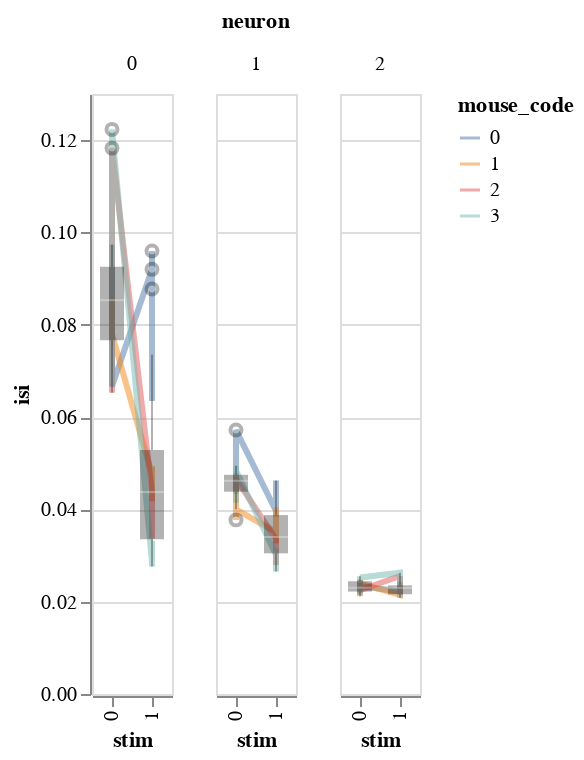

The code cell stored with this chart in its notebook:
### Markdown cell above
# Quick workflow

### Code cell
#facet,independent_axes=False, no fitting
# Width works!
reload(workflow)
reload(visualization)
bw=workflow.BayesWindow(df,y='isi',levels=('stim', 'mouse_code', 'neuron_code'),)
bw.plot().facet('neuron')

### Figure 1 — Vega-Lite specification as saved in the notebook (floating-point values rounded to 4 significant figures)
{"config": {"view": {"continuousWidth": 400, "continuousHeight": 300}}, "data": {"name": "data-302a6b66ce2ef1cf9af7c15f8e6f5beb"}, "facet": {"type": "nominal", "field": "neuron"}, "spec": {"layer": [{"mark": {"type": "line", "fill": null, "opacity": 0.5, "size": 3}, "encoding": {"color": {"type": "nominal", "field": "mouse_code"}, "x": {"type": "ordinal", "field": "stim"}, "y": {"type": "quantitative", "field": "isi"}}}, {"mark": {"type": "boxplot", "color": "black", "opacity": 0.3, "size": 12}, "encoding": {"x": {"type": "ordinal", "field": "stim"}, "y": {"type": "quantitative", "field": "isi"}}}]}, "$schema": "https://vega.github.io/schema/vega-lite/v4.8.1.json", "datasets": {"data-302a6b66ce2ef1cf9af7c15f8e6f5beb": [{"mouse_code": 0, "neuron_code": 0, "stim": 0, "mouse": "m0bayes", "neuron_x_mouse": "0m0bayes", "i_trial": 0, "neuron": "0", "log_firing_rate": 1.775, "Firing rate": 59.53, "firing_rate": 59.53, "i_spike": 39.0, "isi": 0.087, "combined_condition": 0}, {"mouse_code": 0, "neuron_code": 0, "stim": 0, "mouse": "m0bayes", "neuron_x_mouse": "0m0bayes", "i_trial": 1, "neuron": "0", "log_firing_rate": 1.45, "Firing rate": 28.19, "firing_rate": 28.19, "i_spike": 36.0, "isi": 0.09736, "combined_condition": 0}, {"mouse_code": 0, "neuron_code": 0, "stim": 0, "mouse": "m0bayes", "neuron_x_mouse": "0m0bayes", "i_trial": 2, "neuron": "0", "log_firing_rate": 1.712, "Firing rate": 51.57, "firing_rate": 51.57, "i_spike": 50.5, "isi": 0.0685, "combined_condition": 0}, {"mouse_code": 0, "neuron_code": 0, "stim": 0, "mouse": "m0bayes", "neuron_x_mouse": "0m0bayes", "i_trial": 3, "neuron": "0", "log_firing_rate": 2.564, "Firing rate": 366.8, "firing_rate": 366.8, "i_spike": 40.5, "isi": 0.0874, "combined_condition": 0}, {"mouse_code": 0, "neuron_code": 0, "stim": 0, "mouse": "m0bayes", "neuron_x_mouse": "0m0bayes", "i_trial": 4, "neuron": "0", "log_firing_rate": 2.094, "Firing rate": 124.2, "firing_rate": 124.2, "i_spike": 52.0, "isi": 0.06668, "combined_condition": 0}, {"mouse_code": 0, "neuron_code": 0, "stim": 1, "mouse": "m0bayes", "neuron_x_mouse": "0m0bayes", "i_trial": 0, "neuron": "0", "log_firing_rate": 1.974, "Firing rate": 94.18, "firing_rate": 94.18, "i_spike": 38.5, "isi": 0.09201, "combined_condition": 12}, {"mouse_code": 0, "neuron_code": 0, "stim": 1, "mouse": "m0bayes", "neuron_x_mouse": "0m0bayes", "i_trial": 1, "neuron": "0", "log_firing_rate": 1.861, "Firing rate": 72.66, "firing_rate": 72.66, "i_spike": 39.5, "isi": 0.08774, "combined_condition": 12}, {"mouse_code": 0, "neuron_code": 0, "stim": 1, "mouse": "m0bayes", "neuron_x_mouse": "0m0bayes", "i_trial": 2, "neuron": "0", "log_firing_rate": 2.084, "Firing rate": 121.3, "firing_rate": 121.3, "i_spike": 47.0, "isi": 0.07358, "combined_condition": 12}, {"mouse_code": 0, "neuron_code": 0, "stim": 1, "mouse": "m0bayes", "neuron_x_mouse": "0m0bayes", "i_trial": 3, "neuron": "0", "log_firing_rate": 1.565, "Firing rate": 36.69, "firing_rate": 36.69, "i_spike": 36.0, "isi": 0.09597, "combined_condition": 12}, {"mouse_code": 0, "neuron_code": 0, "stim": 1, "mouse": "m0bayes", "neuron_x_mouse": "0m0bayes", "i_trial": 4, "neuron": "0", "log_firing_rate": 2.71, "Firing rate": 512.8, "firing_rate": 512.8, "i_spike": 55.0, "isi": 0.06349, "combined_condition": 12}, {"mouse_code": 0, "neuron_code": 4, "stim": 0, "mouse": "m0bayes", "neuron_x_mouse": "1m0bayes", "i_trial": 0, "neuron": "1", "log_firing_rate": 1.896, "Firing rate": 78.67, "firing_rate": 78.67, "i_spike": 73.0, "isi": 0.04778, "combined_condition": 1}, {"mouse_code": 0, "neuron_code": 4, "stim": 0, "mouse": "m0bayes", "neuron_x_mouse": "1m0bayes", "i_trial": 1, "neuron": "1", "log_firing_rate": 2.037, "Firing rate": 108.8, "firing_rate": 108.8, "i_spike": 75.0, "isi": 0.04641, "combined_condition": 1}, {"mouse_code": 0, "neuron_code": 4, "stim": 0, "mouse": "m0bayes", "neuron_x_mouse": "1m0bayes", "i_trial": 2, "neuron": "1", "log_firing_rate": 2.024, "Firing rate": 105.6, "firing_rate": 105.6, "i_spike": 79.5, "isi": 0.04389, "combined_condition": 1}, {"mouse_code": 0, "neuron_code": 4, "stim": 0, "mouse": "m0bayes", "neuron_x_mouse": "1m0bayes", "i_trial": 3, "neuron": "1", "log_firing_rate": 2.107, "Firing rate": 127.8, "firing_rate": 127.8, "i_spike": 80.5, "isi": 0.04337, "combined_condition": 1}, {"mouse_code": 0, "neuron_code": 4, "stim": 0, "mouse": "m0bayes", "neuron_x_mouse": "1m0bayes", "i_trial": 4, "neuron": "1", "log_firing_rate": 1.975, "Firing rate": 94.41, "firing_rate": 94.41, "i_spike": 60.5, "isi": 0.05718, "combined_condition": 1}, {"mouse_code": 0, "neuron_code": 4, "stim": 1, "mouse": "m0bayes", "neuron_x_mouse": "1m0bayes", "i_trial": 0, "neuron": "1", "log_firing_rate": 2.0, "Firing rate": 99.93, "firing_rate": 99.93, "i_spike": 88.0, "isi": 0.03965, "combined_condition": 13}, {"mouse_code": 0, "neuron_code": 4, "stim": 1, "mouse": "m0bayes", "neuron_x_mouse": "1m0bayes", "i_trial": 1, "neuron": "1", "log_firing_rate": 2.267, "Firing rate": 185.1, "firing_rate": 185.1, "i_spike": 78.5, "isi": 0.04484, "combined_condition": 13}, {"mouse_code": 0, "neuron_code": 4, "stim": 1, "mouse": "m0bayes", "neuron_x_mouse": "1m0bayes", "i_trial": 2, "neuron": "1", "log_firing_rate": 2.242, "Firing rate": 174.5, "firing_rate": 174.5, "i_spike": 91.0, "isi": 0.03847, "combined_condition": 13}, {"mouse_code": 0, "neuron_code": 4, "stim": 1, "mouse": "m0bayes", "neuron_x_mouse": "1m0bayes", "i_trial": 3, "neuron": "1", "log_firing_rate": 2.132, "Firing rate": 135.5, "firing_rate": 135.5, "i_spike": 75.0, "isi": 0.04624, "combined_condition": 13}, {"mouse_code": 0, "neuron_code": 4, "stim": 1, "mouse": "m0bayes", "neuron_x_mouse": "1m0bayes", "i_trial": 4, "neuron": "1", "log_firing_rate": 2.207, "Firing rate": 160.9, "firing_rate": 160.9, "i_spike": 78.0, "isi": 0.0449, "combined_condition": 13}, {"mouse_code": 0, "neuron_code": 8, "stim": 0, "mouse": "m0bayes", "neuron_x_mouse": "2m0bayes", "i_trial": 0, "neuron": "2", "log_firing_rate": 2.571, "Firing rate": 372.3, "firing_rate": 372.3, "i_spike": 150.0, "isi": 0.02308, "combined_condition": 2}, {"mouse_code": 0, "neuron_code": 8, "stim": 0, "mouse": "m0bayes", "neuron_x_mouse": "2m0bayes", "i_trial": 1, "neuron": "2", "log_firing_rate": 2.421, "Firing rate": 263.8, "firing_rate": 263.8, "i_spike": 156.0, "isi": 0.02243, "combined_condition": 2}, {"mouse_code": 0, "neuron_code": 8, "stim": 0, "mouse": "m0bayes", "neuron_x_mouse": "2m0bayes", "i_trial": 2, "neuron": "2", "log_firing_rate": 2.37, "Firing rate": 234.5, "firing_rate": 234.5, "i_spike": 156.5, "isi": 0.02228, "combined_condition": 2}, {"mouse_code": 0, "neuron_code": 8, "stim": 0, "mouse": "m0bayes", "neuron_x_mouse": "2m0bayes", "i_trial": 3, "neuron": "2", "log_firing_rate": 2.346, "Firing rate": 222.0, "firing_rate": 222.0, "i_spike": 157.5, "isi": 0.02193, "combined_condition": 2}, {"mouse_code": 0, "neuron_code": 8, "stim": 0, "mouse": "m0bayes", "neuron_x_mouse": "2m0bayes", "i_trial": 4, "neuron": "2", "log_firing_rate": 2.609, "Firing rate": 406.0, "firing_rate": 406.0, "i_spike": 149.0, "isi": 0.0234, "combined_condition": 2}, {"mouse_code": 0, "neuron_code": 8, "stim": 1, "mouse": "m0bayes", "neuron_x_mouse": "2m0bayes", "i_trial": 0, "neuron": "2", "log_firing_rate": 2.696, "Firing rate": 496.2, "firing_rate": 496.2, "i_spike": 157.5, "isi": 0.02221, "combined_condition": 14}, {"mouse_code": 0, "neuron_code": 8, "stim": 1, "mouse": "m0bayes", "neuron_x_mouse": "2m0bayes", "i_trial": 1, "neuron": "2", "log_firing_rate": 2.752, "Firing rate": 565.4, "firing_rate": 565.4, "i_spike": 151.5, "isi": 0.02303, "combined_condition": 14}, {"mouse_code": 0, "neuron_code": 8, "stim": 1, "mouse": "m0bayes", "neuron_x_mouse": "2m0bayes", "i_trial": 2, "neuron": "2", "log_firing_rate": 2.326, "Firing rate": 211.9, "firing_rate": 211.9, "i_spike": 144.0, "isi": 0.02424, "combined_condition": 14}, {"mouse_code": 0, "neuron_code": 8, "stim": 1, "mouse": "m0bayes", "neuron_x_mouse": "2m0bayes", "i_trial": 3, "neuron": "2", "log_firing_rate": 3.06, "Firing rate": 1147.0, "firing_rate": 1147.0, "i_spike": 148.5, "isi": 0.02338, "combined_condition": 14}, {"mouse_code": 0, "neuron_code": 8, "stim": 1, "mouse": "m0bayes", "neuron_x_mouse": "2m0bayes", "i_trial": 4, "neuron": "2", "log_firing_rate": 2.414, "Firing rate": 259.4, "firing_rate": 259.4, "i_spike": 152.5, "isi": 0.02301, "combined_condition": 14}, {"mouse_code": 1, "neuron_code": 1, "stim": 0, "mouse": "m1bayes", "neuron_x_mouse": "0m1bayes", "i_trial": 0, "neuron": "0", "log_firing_rate": 1.767, "Firing rate": 58.54, "firing_rate": 58.54, "i_spike": 41.0, "isi": 0.08623, "combined_condition": 3}, {"mouse_code": 1, "neuron_code": 1, "stim": 0, "mouse": "m1bayes", "neuron_x_mouse": "0m1bayes", "i_trial": 1, "neuron": "0", "log_firing_rate": 2.54, "Firing rate": 346.8, "firing_rate": 346.8, "i_spike": 44.5, "isi": 0.07925, "combined_condition": 3}, {"mouse_code": 1, "neuron_code": 1, "stim": 0, "mouse": "m1bayes", "neuron_x_mouse": "0m1bayes", "i_trial": 2, "neuron": "0", "log_firing_rate": 1.694, "Firing rate": 49.4, "firing_rate": 49.4, "i_spike": 40.5, "isi": 0.08141, "combined_condition": 3}, {"mouse_code": 1, "neuron_code": 1, "stim": 0, "mouse": "m1bayes", "neuron_x_mouse": "0m1bayes", "i_trial": 3, "neuron": "0", "log_firing_rate": 1.863, "Firing rate": 73.0, "firing_rate": 73.0, "i_spike": 43.0, "isi": 0.08209, "combined_condition": 3}, {"mouse_code": 1, "neuron_code": 1, "stim": 0, "mouse": "m1bayes", "neuron_x_mouse": "0m1bayes", "i_trial": 4, "neuron": "0", "log_firing_rate": 2.44, "Firing rate": 275.1, "firing_rate": 275.1, "i_spike": 45.0, "isi": 0.07791, "combined_condition": 3}, {"mouse_code": 1, "neuron_code": 1, "stim": 1, "mouse": "m1bayes", "neuron_x_mouse": "0m1bayes", "i_trial": 0, "neuron": "0", "log_firing_rate": 1.942, "Firing rate": 87.49, "firing_rate": 87.49, "i_spike": 73.0, "isi": 0.04755, "combined_condition": 15}, {"mouse_code": 1, "neuron_code": 1, "stim": 1, "mouse": "m1bayes", "neuron_x_mouse": "0m1bayes", "i_trial": 1, "neuron": "0", "log_firing_rate": 2.194, "Firing rate": 156.2, "firing_rate": 156.2, "i_spike": 84.0, "isi": 0.04176, "combined_condition": 15}, {"mouse_code": 1, "neuron_code": 1, "stim": 1, "mouse": "m1bayes", "neuron_x_mouse": "0m1bayes", "i_trial": 2, "neuron": "0", "log_firing_rate": 2.206, "Firing rate": 160.8, "firing_rate": 160.8, "i_spike": 67.0, "isi": 0.04933, "combined_condition": 15}, {"mouse_code": 1, "neuron_code": 1, "stim": 1, "mouse": "m1bayes", "neuron_x_mouse": "0m1bayes", "i_trial": 3, "neuron": "0", "log_firing_rate": 2.08, "Firing rate": 120.2, "firing_rate": 120.2, "i_spike": 78.0, "isi": 0.04475, "combined_condition": 15}, {"mouse_code": 1, "neuron_code": 1, "stim": 1, "mouse": "m1bayes", "neuron_x_mouse": "0m1bayes", "i_trial": 4, "neuron": "0", "log_firing_rate": 2.014, "Firing rate": 103.3, "firing_rate": 103.3, "i_spike": 79.0, "isi": 0.04395, "combined_condition": 15}, {"mouse_code": 1, "neuron_code": 5, "stim": 0, "mouse": "m1bayes", "neuron_x_mouse": "1m1bayes", "i_trial": 0, "neuron": "1", "log_firing_rate": 2.274, "Firing rate": 188.1, "firing_rate": 188.1, "i_spike": 80.0, "isi": 0.04375, "combined_condition": 4}, {"mouse_code": 1, "neuron_code": 5, "stim": 0, "mouse": "m1bayes", "neuron_x_mouse": "1m1bayes", "i_trial": 1, "neuron": "1", "log_firing_rate": 2.26, "Firing rate": 182.0, "firing_rate": 182.0, "i_spike": 77.0, "isi": 0.04553, "combined_condition": 4}, {"mouse_code": 1, "neuron_code": 5, "stim": 0, "mouse": "m1bayes", "neuron_x_mouse": "1m1bayes", "i_trial": 2, "neuron": "1", "log_firing_rate": 2.324, "Firing rate": 210.7, "firing_rate": 210.7, "i_spike": 74.0, "isi": 0.04682, "combined_condition": 4}, {"mouse_code": 1, "neuron_code": 5, "stim": 0, "mouse": "m1bayes", "neuron_x_mouse": "1m1bayes", "i_trial": 3, "neuron": "1", "log_firing_rate": 2.174, "Firing rate": 149.4, "firing_rate": 149.4, "i_spike": 90.0, "isi": 0.03772, "combined_condition": 4}, {"mouse_code": 1, "neuron_code": 5, "stim": 0, "mouse": "m1bayes", "neuron_x_mouse": "1m1bayes", "i_trial": 4, "neuron": "1", "log_firing_rate": 2.248, "Firing rate": 176.9, "firing_rate": 176.9, "i_spike": 86.0, "isi": 0.04001, "combined_condition": 4}, {"mouse_code": 1, "neuron_code": 5, "stim": 1, "mouse": "m1bayes", "neuron_x_mouse": "1m1bayes", "i_trial": 0, "neuron": "1", "log_firing_rate": 2.38, "Firing rate": 240.0, "firing_rate": 240.0, "i_spike": 99.5, "isi": 0.0351, "combined_condition": 16}, {"mouse_code": 1, "neuron_code": 5, "stim": 1, "mouse": "m1bayes", "neuron_x_mouse": "1m1bayes", "i_trial": 1, "neuron": "1", "log_firing_rate": 1.906, "Firing rate": 80.58, "firing_rate": 80.58, "i_spike": 86.0, "isi": 0.04049, "combined_condition": 16}, {"mouse_code": 1, "neuron_code": 5, "stim": 1, "mouse": "m1bayes", "neuron_x_mouse": "1m1bayes", "i_trial": 2, "neuron": "1", "log_firing_rate": 2.298, "Firing rate": 198.5, "firing_rate": 198.5, "i_spike": 95.0, "isi": 0.03637, "combined_condition": 16}, {"mouse_code": 1, "neuron_code": 5, "stim": 1, "mouse": "m1bayes", "neuron_x_mouse": "1m1bayes", "i_trial": 3, "neuron": "1", "log_firing_rate": 2.572, "Firing rate": 373.1, "firing_rate": 373.1, "i_spike": 107.5, "isi": 0.03263, "combined_condition": 16}, {"mouse_code": 1, "neuron_code": 5, "stim": 1, "mouse": "m1bayes", "neuron_x_mouse": "1m1bayes", "i_trial": 4, "neuron": "1", "log_firing_rate": 2.199, "Firing rate": 158.0, "firing_rate": 158.0, "i_spike": 98.5, "isi": 0.03487, "combined_condition": 16}, {"mouse_code": 1, "neuron_code": 9, "stim": 0, "mouse": "m1bayes", "neuron_x_mouse": "2m1bayes", "i_trial": 0, "neuron": "2", "log_firing_rate": 2.42, "Firing rate": 263.1, "firing_rate": 263.1, "i_spike": 141.0, "isi": 0.02472, "combined_condition": 5}, {"mouse_code": 1, "neuron_code": 9, "stim": 0, "mouse": "m1bayes", "neuron_x_mouse": "2m1bayes", "i_trial": 1, "neuron": "2", "log_firing_rate": 2.388, "Firing rate": 244.4, "firing_rate": 244.4, "i_spike": 159.5, "isi": 0.02193, "combined_condition": 5}, {"mouse_code": 1, "neuron_code": 9, "stim": 0, "mouse": "m1bayes", "neuron_x_mouse": "2m1bayes", "i_trial": 2, "neuron": "2", "log_firing_rate": 2.287, "Firing rate": 193.9, "firing_rate": 193.9, "i_spike": 153.0, "isi": 0.02275, "combined_condition": 5}, {"mouse_code": 1, "neuron_code": 9, "stim": 0, "mouse": "m1bayes", "neuron_x_mouse": "2m1bayes", "i_trial": 3, "neuron": "2", "log_firing_rate": 2.61, "Firing rate": 407.6, "firing_rate": 407.6, "i_spike": 165.0, "isi": 0.02118, "combined_condition": 5}, {"mouse_code": 1, "neuron_code": 9, "stim": 0, "mouse": "m1bayes", "neuron_x_mouse": "2m1bayes", "i_trial": 4, "neuron": "2", "log_firing_rate": 2.745, "Firing rate": 556.5, "firing_rate": 556.5, "i_spike": 145.5, "isi": 0.02397, "combined_condition": 5}, {"mouse_code": 1, "neuron_code": 9, "stim": 1, "mouse": "m1bayes", "neuron_x_mouse": "2m1bayes", "i_trial": 0, "neuron": "2", "log_firing_rate": 2.646, "Firing rate": 442.9, "firing_rate": 442.9, "i_spike": 163.0, "isi": 0.02147, "combined_condition": 17}, {"mouse_code": 1, "neuron_code": 9, "stim": 1, "mouse": "m1bayes", "neuron_x_mouse": "2m1bayes", "i_trial": 1, "neuron": "2", "log_firing_rate": 2.306, "Firing rate": 202.2, "firing_rate": 202.2, "i_spike": 152.5, "isi": 0.02295, "combined_condition": 17}, {"mouse_code": 1, "neuron_code": 9, "stim": 1, "mouse": "m1bayes", "neuron_x_mouse": "2m1bayes", "i_trial": 2, "neuron": "2", "log_firing_rate": 2.607, "Firing rate": 404.6, "firing_rate": 404.6, "i_spike": 147.5, "isi": 0.02355, "combined_condition": 17}, {"mouse_code": 1, "neuron_code": 9, "stim": 1, "mouse": "m1bayes", "neuron_x_mouse": "2m1bayes", "i_trial": 3, "neuron": "2", "log_firing_rate": 2.481, "Firing rate": 302.8, "firing_rate": 302.8, "i_spike": 147.5, "isi": 0.02338, "combined_condition": 17}, {"mouse_code": 1, "neuron_code": 9, "stim": 1, "mouse": "m1bayes", "neuron_x_mouse": "2m1bayes", "i_trial": 4, "neuron": "2", "log_firing_rate": 2.454, "Firing rate": 284.6, "firing_rate": 284.6, "i_spike": 165.0, "isi": 0.02113, "combined_condition": 17}, {"mouse_code": 2, "neuron_code": 2, "stim": 0, "mouse": "m2bayes", "neuron_x_mouse": "0m2bayes", "i_trial": 0, "neuron": "0", "log_firing_rate": 1.906, "Firing rate": 80.52, "firing_rate": 80.52, "i_spike": 41.0, "isi": 0.08445, "combined_condition": 7}, {"mouse_code": 2, "neuron_code": 2, "stim": 0, "mouse": "m2bayes", "neuron_x_mouse": "0m2bayes", "i_trial": 1, "neuron": "0", "log_firing_rate": 1.607, "Firing rate": 40.5, "firing_rate": 40.5, "i_spike": 36.0, "isi": 0.0921, "combined_condition": 7}, {"mouse_code": 2, "neuron_code": 2, "stim": 0, "mouse": "m2bayes", "neuron_x_mouse": "0m2bayes", "i_trial": 2, "neuron": "0", "log_firing_rate": 2.206, "Firing rate": 160.6, "firing_rate": 160.6, "i_spike": 36.5, "isi": 0.09395, "combined_condition": 7}, {"mouse_code": 2, "neuron_code": 2, "stim": 0, "mouse": "m2bayes", "neuron_x_mouse": "0m2bayes", "i_trial": 3, "neuron": "0", "log_firing_rate": 1.903, "Firing rate": 79.91, "firing_rate": 79.91, "i_spike": 53.0, "isi": 0.06524, "combined_condition": 7}, {"mouse_code": 2, "neuron_code": 2, "stim": 0, "mouse": "m2bayes", "neuron_x_mouse": "0m2bayes", "i_trial": 4, "neuron": "0", "log_firing_rate": 1.441, "Firing rate": 27.59, "firing_rate": 27.59, "i_spike": 30.0, "isi": 0.1183, "combined_condition": 7}, {"mouse_code": 2, "neuron_code": 2, "stim": 1, "mouse": "m2bayes", "neuron_x_mouse": "0m2bayes", "i_trial": 0, "neuron": "0", "log_firing_rate": 2.281, "Firing rate": 190.8, "firing_rate": 190.8, "i_spike": 79.5, "isi": 0.04361, "combined_condition": 19}, {"mouse_code": 2, "neuron_code": 2, "stim": 1, "mouse": "m2bayes", "neuron_x_mouse": "0m2bayes", "i_trial": 1, "neuron": "0", "log_firing_rate": 2.644, "Firing rate": 440.3, "firing_rate": 440.3, "i_spike": 85.5, "isi": 0.03851, "combined_condition": 19}, {"mouse_code": 2, "neuron_code": 2, "stim": 1, "mouse": "m2bayes", "neuron_x_mouse": "0m2bayes", "i_trial": 2, "neuron": "0", "log_firing_rate": 2.341, "Firing rate": 219.2, "firing_rate": 219.2, "i_spike": 103.5, "isi": 0.03365, "combined_condition": 19}, {"mouse_code": 2, "neuron_code": 2, "stim": 1, "mouse": "m2bayes", "neuron_x_mouse": "0m2bayes", "i_trial": 3, "neuron": "0", "log_firing_rate": 2.494, "Firing rate": 312.2, "firing_rate": 312.2, "i_spike": 78.5, "isi": 0.04389, "combined_condition": 19}, {"mouse_code": 2, "neuron_code": 2, "stim": 1, "mouse": "m2bayes", "neuron_x_mouse": "0m2bayes", "i_trial": 4, "neuron": "0", "log_firing_rate": 2.471, "Firing rate": 295.8, "firing_rate": 295.8, "i_spike": 89.5, "isi": 0.0389, "combined_condition": 19}, {"mouse_code": 2, "neuron_code": 6, "stim": 0, "mouse": "m2bayes", "neuron_x_mouse": "1m2bayes", "i_trial": 0, "neuron": "1", "log_firing_rate": 2.203, "Firing rate": 159.5, "firing_rate": 159.5, "i_spike": 77.0, "isi": 0.04572, "combined_condition": 8}, {"mouse_code": 2, "neuron_code": 6, "stim": 0, "mouse": "m2bayes", "neuron_x_mouse": "1m2bayes", "i_trial": 1, "neuron": "1", "log_firing_rate": 1.829, "Firing rate": 67.38, "firing_rate": 67.38, "i_spike": 74.0, "isi": 0.0474, "combined_condition": 8}, {"mouse_code": 2, "neuron_code": 6, "stim": 0, "mouse": "m2bayes", "neuron_x_mouse": "1m2bayes", "i_trial": 2, "neuron": "1", "log_firing_rate": 2.177, "Firing rate": 150.5, "firing_rate": 150.5, "i_spike": 79.0, "isi": 0.04386, "combined_condition": 8}, {"mouse_code": 2, "neuron_code": 6, "stim": 0, "mouse": "m2bayes", "neuron_x_mouse": "1m2bayes", "i_trial": 3, "neuron": "1", "log_firing_rate": 1.917, "Firing rate": 82.69, "firing_rate": 82.69, "i_spike": 72.5, "isi": 0.04789, "combined_condition": 8}, {"mouse_code": 2, "neuron_code": 6, "stim": 0, "mouse": "m2bayes", "neuron_x_mouse": "1m2bayes", "i_trial": 4, "neuron": "1", "log_firing_rate": 2.214, "Firing rate": 163.6, "firing_rate": 163.6, "i_spike": 75.0, "isi": 0.04667, "combined_condition": 8}, {"mouse_code": 2, "neuron_code": 6, "stim": 1, "mouse": "m2bayes", "neuron_x_mouse": "1m2bayes", "i_trial": 0, "neuron": "1", "log_firing_rate": 2.65, "Firing rate": 446.5, "firing_rate": 446.5, "i_spike": 104.0, "isi": 0.03352, "combined_condition": 20}, {"mouse_code": 2, "neuron_code": 6, "stim": 1, "mouse": "m2bayes", "neuron_x_mouse": "1m2bayes", "i_trial": 1, "neuron": "1", "log_firing_rate": 2.278, "Firing rate": 189.5, "firing_rate": 189.5, "i_spike": 102.0, "isi": 0.03383, "combined_condition": 20}, {"mouse_code": 2, "neuron_code": 6, "stim": 1, "mouse": "m2bayes", "neuron_x_mouse": "1m2bayes", "i_trial": 2, "neuron": "1", "log_firing_rate": 2.21, "Firing rate": 162.3, "firing_rate": 162.3, "i_spike": 102.5, "isi": 0.0342, "combined_condition": 20}, {"mouse_code": 2, "neuron_code": 6, "stim": 1, "mouse": "m2bayes", "neuron_x_mouse": "1m2bayes", "i_trial": 3, "neuron": "1", "log_firing_rate": 2.236, "Firing rate": 172.3, "firing_rate": 172.3, "i_spike": 112.5, "isi": 0.03049, "combined_condition": 20}, {"mouse_code": 2, "neuron_code": 6, "stim": 1, "mouse": "m2bayes", "neuron_x_mouse": "1m2bayes", "i_trial": 4, "neuron": "1", "log_firing_rate": 2.603, "Firing rate": 400.9, "firing_rate": 400.9, "i_spike": 125.0, "isi": 0.02797, "combined_condition": 20}, {"mouse_code": 2, "neuron_code": 10, "stim": 0, "mouse": "m2bayes", "neuron_x_mouse": "2m2bayes", "i_trial": 0, "neuron": "2", "log_firing_rate": 2.386, "Firing rate": 243.0, "firing_rate": 243.0, "i_spike": 140.0, "isi": 0.02477, "combined_condition": 6}, {"mouse_code": 2, "neuron_code": 10, "stim": 0, "mouse": "m2bayes", "neuron_x_mouse": "2m2bayes", "i_trial": 1, "neuron": "2", "log_firing_rate": 2.869, "Firing rate": 740.2, "firing_rate": 740.2, "i_spike": 152.5, "isi": 0.02297, "combined_condition": 6}, {"mouse_code": 2, "neuron_code": 10, "stim": 0, "mouse": "m2bayes", "neuron_x_mouse": "2m2bayes", "i_trial": 2, "neuron": "2", "log_firing_rate": 2.509, "Firing rate": 322.8, "firing_rate": 322.8, "i_spike": 147.0, "isi": 0.02382, "combined_condition": 6}, {"mouse_code": 2, "neuron_code": 10, "stim": 0, "mouse": "m2bayes", "neuron_x_mouse": "2m2bayes", "i_trial": 3, "neuron": "2", "log_firing_rate": 2.289, "Firing rate": 194.7, "firing_rate": 194.7, "i_spike": 143.0, "isi": 0.02433, "combined_condition": 6}, {"mouse_code": 2, "neuron_code": 10, "stim": 0, "mouse": "m2bayes", "neuron_x_mouse": "2m2bayes", "i_trial": 4, "neuron": "2", "log_firing_rate": 2.851, "Firing rate": 709.0, "firing_rate": 709.0, "i_spike": 156.0, "isi": 0.02246, "combined_condition": 6}, {"mouse_code": 2, "neuron_code": 10, "stim": 1, "mouse": "m2bayes", "neuron_x_mouse": "2m2bayes", "i_trial": 0, "neuron": "2", "log_firing_rate": 2.238, "Firing rate": 172.9, "firing_rate": 172.9, "i_spike": 137.0, "isi": 0.02557, "combined_condition": 18}, {"mouse_code": 2, "neuron_code": 10, "stim": 1, "mouse": "m2bayes", "neuron_x_mouse": "2m2bayes", "i_trial": 1, "neuron": "2", "log_firing_rate": 2.851, "Firing rate": 708.8, "firing_rate": 708.8, "i_spike": 135.5, "isi": 0.02559, "combined_condition": 18}, {"mouse_code": 2, "neuron_code": 10, "stim": 1, "mouse": "m2bayes", "neuron_x_mouse": "2m2bayes", "i_trial": 2, "neuron": "2", "log_firing_rate": 2.332, "Firing rate": 215.0, "firing_rate": 215.0, "i_spike": 148.0, "isi": 0.02354, "combined_condition": 18}, {"mouse_code": 2, "neuron_code": 10, "stim": 1, "mouse": "m2bayes", "neuron_x_mouse": "2m2bayes", "i_trial": 3, "neuron": "2", "log_firing_rate": 2.828, "Firing rate": 672.9, "firing_rate": 672.9, "i_spike": 162.0, "isi": 0.02164, "combined_condition": 18}, {"mouse_code": 2, "neuron_code": 10, "stim": 1, "mouse": "m2bayes", "neuron_x_mouse": "2m2bayes", "i_trial": 4, "neuron": "2", "log_firing_rate": 2.628, "Firing rate": 424.6, "firing_rate": 424.6, "i_spike": 162.0, "isi": 0.0215, "combined_condition": 18}, {"mouse_code": 3, "neuron_code": 3, "stim": 0, "mouse": "m3bayes", "neuron_x_mouse": "0m3bayes", "i_trial": 0, "neuron": "0", "log_firing_rate": 1.588, "Firing rate": 38.71, "firing_rate": 38.71, "i_spike": 47.5, "isi": 0.07285, "combined_condition": 10}, {"mouse_code": 3, "neuron_code": 3, "stim": 0, "mouse": "m3bayes", "neuron_x_mouse": "0m3bayes", "i_trial": 1, "neuron": "0", "log_firing_rate": 1.666, "Firing rate": 46.3, "firing_rate": 46.3, "i_spike": 37.0, "isi": 0.0945, "combined_condition": 10}, {"mouse_code": 3, "neuron_code": 3, "stim": 0, "mouse": "m3bayes", "neuron_x_mouse": "0m3bayes", "i_trial": 2, "neuron": "0", "log_firing_rate": 2.35, "Firing rate": 224.0, "firing_rate": 224.0, "i_spike": 50.5, "isi": 0.06656, "combined_condition": 10}, {"mouse_code": 3, "neuron_code": 3, "stim": 0, "mouse": "m3bayes", "neuron_x_mouse": "0m3bayes", "i_trial": 3, "neuron": "0", "log_firing_rate": 2.416, "Firing rate": 260.5, "firing_rate": 260.5, "i_spike": 39.0, "isi": 0.08935, "combined_condition": 10}, {"mouse_code": 3, "neuron_code": 3, "stim": 0, "mouse": "m3bayes", "neuron_x_mouse": "0m3bayes", "i_trial": 4, "neuron": "0", "log_firing_rate": 1.876, "Firing rate": 75.18, "firing_rate": 75.18, "i_spike": 28.0, "isi": 0.1223, "combined_condition": 10}, {"mouse_code": 3, "neuron_code": 3, "stim": 1, "mouse": "m3bayes", "neuron_x_mouse": "0m3bayes", "i_trial": 0, "neuron": "0", "log_firing_rate": 2.313, "Firing rate": 205.6, "firing_rate": 205.6, "i_spike": 122.5, "isi": 0.02854, "combined_condition": 22}, {"mouse_code": 3, "neuron_code": 3, "stim": 1, "mouse": "m3bayes", "neuron_x_mouse": "0m3bayes", "i_trial": 1, "neuron": "0", "log_firing_rate": 2.477, "Firing rate": 300.1, "firing_rate": 300.1, "i_spike": 114.5, "isi": 0.02956, "combined_condition": 22}, {"mouse_code": 3, "neuron_code": 3, "stim": 1, "mouse": "m3bayes", "neuron_x_mouse": "0m3bayes", "i_trial": 2, "neuron": "0", "log_firing_rate": 2.462, "Firing rate": 289.7, "firing_rate": 289.7, "i_spike": 125.0, "isi": 0.02761, "combined_condition": 22}, {"mouse_code": 3, "neuron_code": 3, "stim": 1, "mouse": "m3bayes", "neuron_x_mouse": "0m3bayes", "i_trial": 3, "neuron": "0", "log_firing_rate": 2.413, "Firing rate": 258.6, "firing_rate": 258.6, "i_spike": 99.0, "isi": 0.03319, "combined_condition": 22}, {"mouse_code": 3, "neuron_code": 3, "stim": 1, "mouse": "m3bayes", "neuron_x_mouse": "0m3bayes", "i_trial": 4, "neuron": "0", "log_firing_rate": 2.4, "Firing rate": 251.0, "firing_rate": 251.0, "i_spike": 113.5, "isi": 0.03051, "combined_condition": 22}, {"mouse_code": 3, "neuron_code": 7, "stim": 0, "mouse": "m3bayes", "neuron_x_mouse": "1m3bayes", "i_trial": 0, "neuron": "1", "log_firing_rate": 2.481, "Firing rate": 302.8, "firing_rate": 302.8, "i_spike": 70.5, "isi": 0.04946, "combined_condition": 11}, {"mouse_code": 3, "neuron_code": 7, "stim": 0, "mouse": "m3bayes", "neuron_x_mouse": "1m3bayes", "i_trial": 1, "neuron": "1", "log_firing_rate": 2.917, "Firing rate": 825.2, "firing_rate": 825.2, "i_spike": 84.5, "isi": 0.04141, "combined_condition": 11}, {"mouse_code": 3, "neuron_code": 7, "stim": 0, "mouse": "m3bayes", "neuron_x_mouse": "1m3bayes", "i_trial": 2, "neuron": "1", "log_firing_rate": 2.005, "Firing rate": 101.3, "firing_rate": 101.3, "i_spike": 75.5, "isi": 0.04623, "combined_condition": 11}, {"mouse_code": 3, "neuron_code": 7, "stim": 0, "mouse": "m3bayes", "neuron_x_mouse": "1m3bayes", "i_trial": 3, "neuron": "1", "log_firing_rate": 2.656, "Firing rate": 452.7, "firing_rate": 452.7, "i_spike": 75.0, "isi": 0.04615, "combined_condition": 11}, {"mouse_code": 3, "neuron_code": 7, "stim": 0, "mouse": "m3bayes", "neuron_x_mouse": "1m3bayes", "i_trial": 4, "neuron": "1", "log_firing_rate": 2.011, "Firing rate": 102.6, "firing_rate": 102.6, "i_spike": 70.5, "isi": 0.0484, "combined_condition": 11}, {"mouse_code": 3, "neuron_code": 7, "stim": 1, "mouse": "m3bayes", "neuron_x_mouse": "1m3bayes", "i_trial": 0, "neuron": "1", "log_firing_rate": 2.222, "Firing rate": 166.7, "firing_rate": 166.7, "i_spike": 116.0, "isi": 0.0301, "combined_condition": 23}, {"mouse_code": 3, "neuron_code": 7, "stim": 1, "mouse": "m3bayes", "neuron_x_mouse": "1m3bayes", "i_trial": 1, "neuron": "1", "log_firing_rate": 3.35, "Firing rate": 2237.0, "firing_rate": 2237.0, "i_spike": 112.5, "isi": 0.03043, "combined_condition": 23}, {"mouse_code": 3, "neuron_code": 7, "stim": 1, "mouse": "m3bayes", "neuron_x_mouse": "1m3bayes", "i_trial": 2, "neuron": "1", "log_firing_rate": 2.473, "Firing rate": 297.3, "firing_rate": 297.3, "i_spike": 116.5, "isi": 0.03009, "combined_condition": 23}, {"mouse_code": 3, "neuron_code": 7, "stim": 1, "mouse": "m3bayes", "neuron_x_mouse": "1m3bayes", "i_trial": 3, "neuron": "1", "log_firing_rate": 2.373, "Firing rate": 236.1, "firing_rate": 236.1, "i_spike": 132.0, "isi": 0.02656, "combined_condition": 23}, {"mouse_code": 3, "neuron_code": 7, "stim": 1, "mouse": "m3bayes", "neuron_x_mouse": "1m3bayes", "i_trial": 4, "neuron": "1", "log_firing_rate": 2.131, "Firing rate": 135.1, "firing_rate": 135.1, "i_spike": 110.0, "isi": 0.03151, "combined_condition": 23}, {"mouse_code": 3, "neuron_code": 11, "stim": 0, "mouse": "m3bayes", "neuron_x_mouse": "2m3bayes", "i_trial": 0, "neuron": "2", "log_firing_rate": 2.434, "Firing rate": 271.8, "firing_rate": 271.8, "i_spike": 141.5, "isi": 0.02473, "combined_condition": 9}, {"mouse_code": 3, "neuron_code": 11, "stim": 0, "mouse": "m3bayes", "neuron_x_mouse": "2m3bayes", "i_trial": 1, "neuron": "2", "log_firing_rate": 3.233, "Firing rate": 1712.0, "firing_rate": 1712.0, "i_spike": 162.0, "isi": 0.0216, "combined_condition": 9}, {"mouse_code": 3, "neuron_code": 11, "stim": 0, "mouse": "m3bayes", "neuron_x_mouse": "2m3bayes", "i_trial": 2, "neuron": "2", "log_firing_rate": 2.755, "Firing rate": 569.0, "firing_rate": 569.0, "i_spike": 163.0, "isi": 0.02144, "combined_condition": 9}, {"mouse_code": 3, "neuron_code": 11, "stim": 0, "mouse": "m3bayes", "neuron_x_mouse": "2m3bayes", "i_trial": 3, "neuron": "2", "log_firing_rate": 2.365, "Firing rate": 231.9, "firing_rate": 231.9, "i_spike": 137.5, "isi": 0.0255, "combined_condition": 9}, {"mouse_code": 3, "neuron_code": 11, "stim": 0, "mouse": "m3bayes", "neuron_x_mouse": "2m3bayes", "i_trial": 4, "neuron": "2", "log_firing_rate": 2.202, "Firing rate": 159.4, "firing_rate": 159.4, "i_spike": 137.5, "isi": 0.02523, "combined_condition": 9}, {"mouse_code": 3, "neuron_code": 11, "stim": 1, "mouse": "m3bayes", "neuron_x_mouse": "2m3bayes", "i_trial": 0, "neuron": "2", "log_firing_rate": 2.553, "Firing rate": 357.6, "firing_rate": 357.6, "i_spike": 133.5, "isi": 0.02629, "combined_condition": 21}, {"mouse_code": 3, "neuron_code": 11, "stim": 1, "mouse": "m3bayes", "neuron_x_mouse": "2m3bayes", "i_trial": 1, "neuron": "2", "log_firing_rate": 2.62, "Firing rate": 416.8, "firing_rate": 416.8, "i_spike": 155.0, "isi": 0.02256, "combined_condition": 21}, {"mouse_code": 3, "neuron_code": 11, "stim": 1, "mouse": "m3bayes", "neuron_x_mouse": "2m3bayes", "i_trial": 2, "neuron": "2", "log_firing_rate": 2.293, "Firing rate": 196.1, "firing_rate": 196.1, "i_spike": 163.5, "isi": 0.02134, "combined_condition": 21}, {"mouse_code": 3, "neuron_code": 11, "stim": 1, "mouse": "m3bayes", "neuron_x_mouse": "2m3bayes", "i_trial": 3, "neuron": "2", "log_firing_rate": 2.684, "Firing rate": 482.6, "firing_rate": 482.6, "i_spike": 168.0, "isi": 0.02083, "combined_condition": 21}, {"mouse_code": 3, "neuron_code": 11, "stim": 1, "mouse": "m3bayes", "neuron_x_mouse": "2m3bayes", "i_trial": 4, "neuron": "2", "log_firing_rate": 2.329, "Firing rate": 213.2, "firing_rate": 213.2, "i_spike": 153.0, "isi": 0.02276, "combined_condition": 21}]}}
